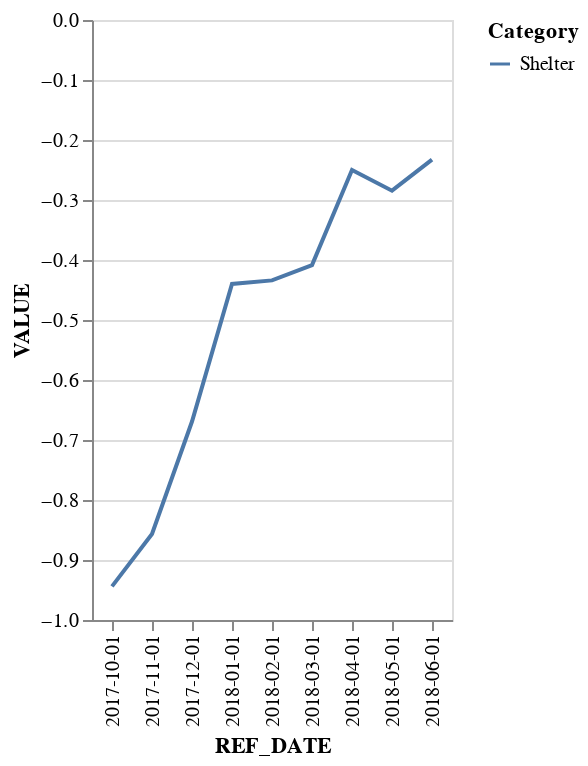
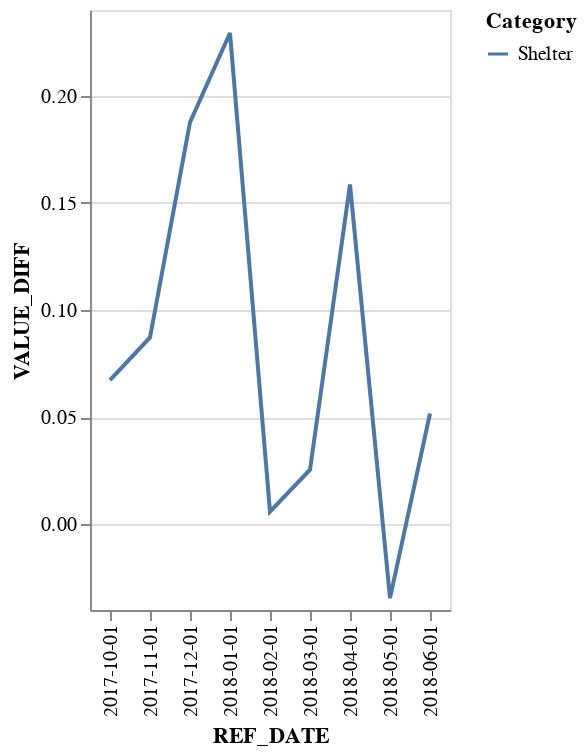
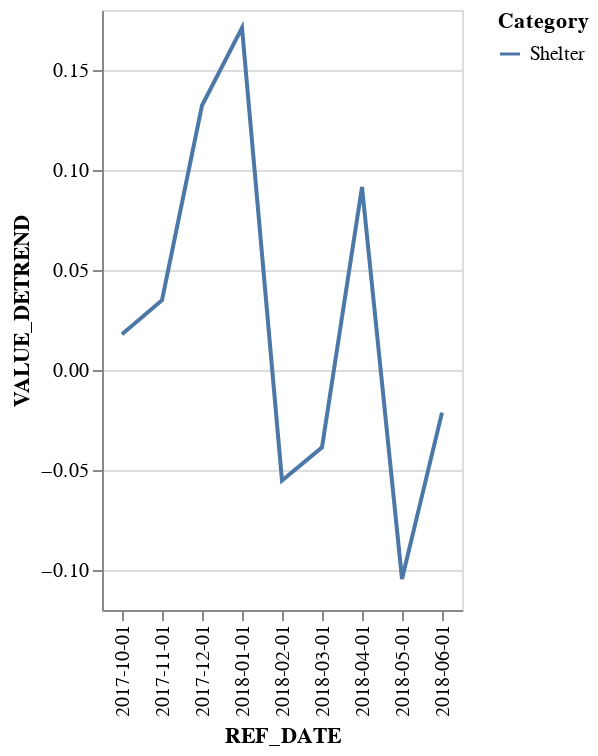

The notebook cell these images were saved under, in order:
### Code cell
model_Canada_RC_shelter_first_tariff, _, _, _ = regression_discontinuity_model(df_Canada_CPI_groupby, 'Shelter', '2017-10-01', '2018-06-01', '2018-03-01', '2018-04-01')

### Figure 1 — Vega-Lite specification as saved in the notebook (floating-point values rounded to 4 significant figures)
{"config": {"view": {"continuousWidth": 300, "continuousHeight": 300}}, "data": {"name": "data-95db35d7a674d259ca22f448ab3fe91b"}, "mark": {"type": "line"}, "encoding": {"color": {"field": "Category", "type": "nominal"}, "x": {"field": "REF_DATE", "type": "nominal"}, "y": {"field": "VALUE", "type": "quantitative"}}, "$schema": "https://vega.github.io/schema/vega-lite/v5.20.1.json", "datasets": {"data-95db35d7a674d259ca22f448ab3fe91b": [{"REF_DATE": "2017-10-01", "Category": "Shelter", "VALUE": -0.9439, "VALUE_DIFF": 0.06726, "VALUE_DETREND": 0.01792}, {"REF_DATE": "2017-11-01", "Category": "Shelter", "VALUE": -0.8567, "VALUE_DIFF": 0.08719, "VALUE_DETREND": 0.03489}, {"REF_DATE": "2017-12-01", "Category": "Shelter", "VALUE": -0.6692, "VALUE_DIFF": 0.1875, "VALUE_DETREND": 0.1323}, {"REF_DATE": "2018-01-01", "Category": "Shelter", "VALUE": -0.4399, "VALUE_DIFF": 0.2293, "VALUE_DETREND": 0.1711}, {"REF_DATE": "2018-02-01", "Category": "Shelter", "VALUE": -0.434, "VALUE_DIFF": 0.005936, "VALUE_DETREND": -0.05523}, {"REF_DATE": "2018-03-01", "Category": "Shelter", "VALUE": -0.4086, "VALUE_DIFF": 0.02545, "VALUE_DETREND": -0.03868}, {"REF_DATE": "2018-04-01", "Category": "Shelter", "VALUE": -0.25, "VALUE_DIFF": 0.1586, "VALUE_DETREND": 0.09147}, {"REF_DATE": "2018-05-01", "Category": "Shelter", "VALUE": -0.2845, "VALUE_DIFF": -0.03448, "VALUE_DETREND": -0.1045}, {"REF_DATE": "2018-06-01", "Category": "Shelter", "VALUE": -0.2328, "VALUE_DIFF": 0.0517, "VALUE_DETREND": -0.0213}]}}

### Figure 2 — Vega-Lite specification as saved in the notebook (floating-point values rounded to 4 significant figures)
{"config": {"view": {"continuousWidth": 300, "continuousHeight": 300}}, "data": {"name": "data-95db35d7a674d259ca22f448ab3fe91b"}, "mark": {"type": "line"}, "encoding": {"color": {"field": "Category", "type": "nominal"}, "x": {"field": "REF_DATE", "type": "nominal"}, "y": {"field": "VALUE_DIFF", "type": "quantitative"}}, "$schema": "https://vega.github.io/schema/vega-lite/v5.20.1.json", "datasets": {"data-95db35d7a674d259ca22f448ab3fe91b": [{"REF_DATE": "2017-10-01", "Category": "Shelter", "VALUE": -0.9439, "VALUE_DIFF": 0.06726, "VALUE_DETREND": 0.01792}, {"REF_DATE": "2017-11-01", "Category": "Shelter", "VALUE": -0.8567, "VALUE_DIFF": 0.08719, "VALUE_DETREND": 0.03489}, {"REF_DATE": "2017-12-01", "Category": "Shelter", "VALUE": -0.6692, "VALUE_DIFF": 0.1875, "VALUE_DETREND": 0.1323}, {"REF_DATE": "2018-01-01", "Category": "Shelter", "VALUE": -0.4399, "VALUE_DIFF": 0.2293, "VALUE_DETREND": 0.1711}, {"REF_DATE": "2018-02-01", "Category": "Shelter", "VALUE": -0.434, "VALUE_DIFF": 0.005936, "VALUE_DETREND": -0.05523}, {"REF_DATE": "2018-03-01", "Category": "Shelter", "VALUE": -0.4086, "VALUE_DIFF": 0.02545, "VALUE_DETREND": -0.03868}, {"REF_DATE": "2018-04-01", "Category": "Shelter", "VALUE": -0.25, "VALUE_DIFF": 0.1586, "VALUE_DETREND": 0.09147}, {"REF_DATE": "2018-05-01", "Category": "Shelter", "VALUE": -0.2845, "VALUE_DIFF": -0.03448, "VALUE_DETREND": -0.1045}, {"REF_DATE": "2018-06-01", "Category": "Shelter", "VALUE": -0.2328, "VALUE_DIFF": 0.0517, "VALUE_DETREND": -0.0213}]}}

### Figure 3 — Vega-Lite specification as saved in the notebook (floating-point values rounded to 4 significant figures)
{"config": {"view": {"continuousWidth": 300, "continuousHeight": 300}}, "data": {"name": "data-95db35d7a674d259ca22f448ab3fe91b"}, "mark": {"type": "line"}, "encoding": {"color": {"field": "Category", "type": "nominal"}, "x": {"field": "REF_DATE", "type": "nominal"}, "y": {"field": "VALUE_DETREND", "type": "quantitative"}}, "$schema": "https://vega.github.io/schema/vega-lite/v5.20.1.json", "datasets": {"data-95db35d7a674d259ca22f448ab3fe91b": [{"REF_DATE": "2017-10-01", "Category": "Shelter", "VALUE": -0.9439, "VALUE_DIFF": 0.06726, "VALUE_DETREND": 0.01792}, {"REF_DATE": "2017-11-01", "Category": "Shelter", "VALUE": -0.8567, "VALUE_DIFF": 0.08719, "VALUE_DETREND": 0.03489}, {"REF_DATE": "2017-12-01", "Category": "Shelter", "VALUE": -0.6692, "VALUE_DIFF": 0.1875, "VALUE_DETREND": 0.1323}, {"REF_DATE": "2018-01-01", "Category": "Shelter", "VALUE": -0.4399, "VALUE_DIFF": 0.2293, "VALUE_DETREND": 0.1711}, {"REF_DATE": "2018-02-01", "Category": "Shelter", "VALUE": -0.434, "VALUE_DIFF": 0.005936, "VALUE_DETREND": -0.05523}, {"REF_DATE": "2018-03-01", "Category": "Shelter", "VALUE": -0.4086, "VALUE_DIFF": 0.02545, "VALUE_DETREND": -0.03868}, {"REF_DATE": "2018-04-01", "Category": "Shelter", "VALUE": -0.25, "VALUE_DIFF": 0.1586, "VALUE_DETREND": 0.09147}, {"REF_DATE": "2018-05-01", "Category": "Shelter", "VALUE": -0.2845, "VALUE_DIFF": -0.03448, "VALUE_DETREND": -0.1045}, {"REF_DATE": "2018-06-01", "Category": "Shelter", "VALUE": -0.2328, "VALUE_DIFF": 0.0517, "VALUE_DETREND": -0.0213}]}}
